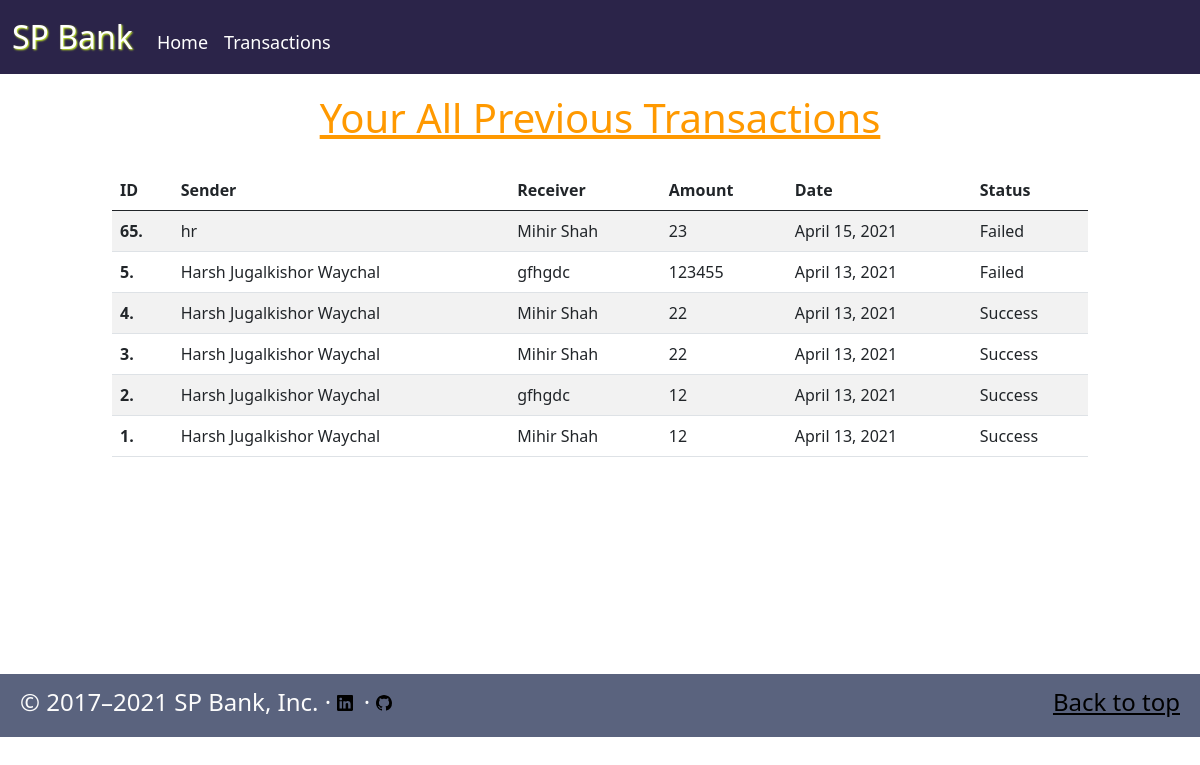
The page /bank/transaction_history/ on the database as committed earlier.
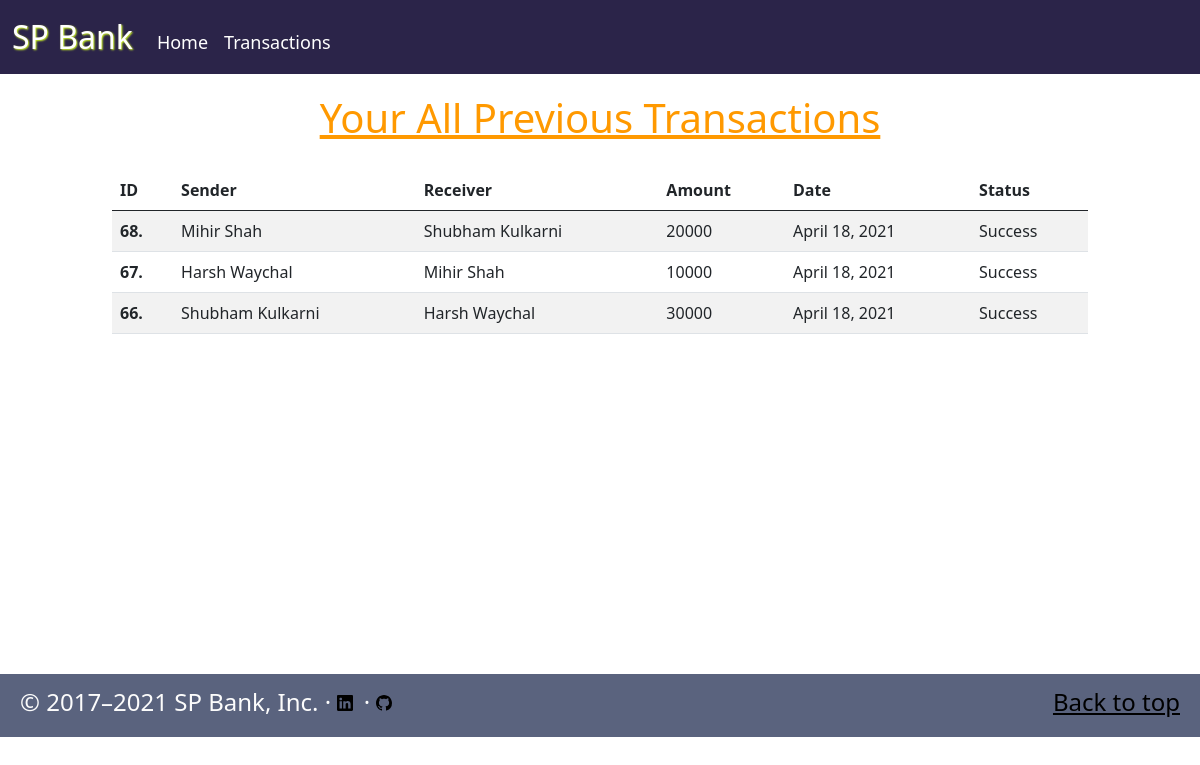
The same page on the database as committed later.
### bank/models.py (models this page shows)
class Transaction(models.Model):
    T_id = models.AutoField(primary_key=True)
    from_account = models.CharField(max_length=50, default=' ')
    to_account = models.CharField(max_length=50, default=' ')
    amount = models.IntegerField(default=0)
    status = models.BooleanField(default=False)
    date = models.DateField(auto_now=True)

### bank/views.py (the view)
# urls.py: path('transaction_history/', views.transaction_history, name="transaction_history"),
def transaction_history(request):
    trans = Transaction.objects.all().order_by('-T_id')
    params = {"trans": trans}
    return render(request, 'bank/transaction_history.html', params)

### bank/templates/bank/transaction_history.html (shortened to what this page needs)
{% extends 'bank/basic.html' %}
{% block css %}
{% load static %}
{% endblock %}
{% block body %}
{% load static %}
  <div class="show">
    <div class="container col-md-10">
      <h1 style="">Your All Previous Transactions</h1>
        <table class="table table-striped table-hover">
          <thead>
              <tr>
                 <th scope="col">ID</th>
                 <th scope="col">Sender</th>
                 <th scope="col">Receiver</th>
                 <th scope="col">Amount</th>
                 <th scope="col">Date</th>
                 <th scope="col">Status</th>
              </tr>
          </thead>
          <tbody>
            {% for i in trans%}
              <tr>
                <th scope="row">{{i.T_id}}.</th>
                <td>{{i.from_account}}</td>
                <td>{{i.to_account}}</td>
                <td>{{i.amount}}</td>
                <td>{{i.date}}</td>
                {% if i.status %}
                <td>Success</td>
                {% else %}
                <td>Failed</td>
                {% endif %}
              </tr>
           {% endfor %}
          </tbody>
        </table>
    </div>
  </div>
{% endblock %}

### bank/templates/bank/basic.html (shortened to what this page needs)
<!doctype html>
<html lang="en">
  <head>
    {% load static %}
    <link href="https://cdn.jsdelivr.net/npm/bootstrap@5.0.0-beta3/dist/css/bootstrap.min.css" rel="stylesheet">
    <link rel="stylesheet" href="">
  </head>
  <body>
  {% load static %}
    <nav class="navbar navbar-expand-md  m-l-1 navbar-dark bg-dark">
      <div class="container-fluid">
        <a class="navbar-brand" style="color: #fff; font-size: xx-large;text-shadow: 1px 1px 2px #d6ff26;" href="#">SP Bank</a>
        <div class="collapse navbar-collapse" id="navbarSupportedContent">
          <ul class="navbar-nav me-auto mb-2 mb-lg-0">
            <li class="nav-item" style="padding-top: 10px;font-size: large;">
              <a class="nav-link active" aria-current="page" href="/bank/">Home</a>
            </li>
            <li class="nav-item" style="padding-top: 10px;font-size: large;">
              <a class="nav-link active" href="/bank/#transaction">Transactions</a>
            </li>
          </ul>
        </div>
      </div>
    </nav>
    {% block body %} {% endblock%}
    <footer class="footer">
      <p class="float-end"><a href="#" class="af">Back to top</a></p>
      <p>&copy; 2017–2021 SP Bank, Inc. &middot;
        <a href="https://www.linkedin.com/in/harsh-waychal-95b886191/" class="af"></a> &middot;
        <a href="#" class="af"> </a>
    </footer>
  </body>
</html>

### bank/templates/bank/basic.html (style rules this page uses)
.bg-dark { background-color: #2b2449!important; }
.footer { color: #fcfcfc; background-color: #5a637e; padding-top:10px; padding-bottom:1px; padding-left:20px; padding-right:20px; font-size: 1.5rem }
.af { color: #000000; text-decoration: underline; font-size: 1.5rem; }

### bank/templates/bank/transaction_history.html (style rules this page uses)
h1 { text-align: center; color: #ff9900; text-decoration: underline; padding-bottom: 20px; padding-top: 20px; }
.container { height: auto; min-height: 75vh; }

Rows that differ between the two databases and show on the page:
removed Transaction: T_id "65", from_account "hr", to_account "Mihir Shah", amount "23", date "April 15, 2021", status "Failed"
removed Transaction: T_id "5", from_account "Harsh Jugalkishor Waychal", to_account "gfhgdc", amount "123455", date "April 13, 2021", status "Failed"
removed Transaction: T_id "4", from_account "Harsh Jugalkishor Waychal", to_account "Mihir Shah", amount "22", date "April 13, 2021", status "Success"
removed Transaction: T_id "3", from_account "Harsh Jugalkishor Waychal", to_account "Mihir Shah", amount "22", date "April 13, 2021", status "Success"
removed Transaction: T_id "2", from_account "Harsh Jugalkishor Waychal", to_account "gfhgdc", amount "12", date "April 13, 2021", status "Success"
removed Transaction: T_id "1", from_account "Harsh Jugalkishor Waychal", to_account "Mihir Shah", amount "12", date "April 13, 2021", status "Success"
added Transaction: T_id "68", from_account "Mihir Shah", to_account "Shubham Kulkarni", amount "20000", date "April 18, 2021", status "Success"
added Transaction: T_id "67", from_account "Harsh Waychal", to_account "Mihir Shah", amount "10000", date "April 18, 2021", status "Success"
added Transaction: T_id "66", from_account "Shubham Kulkarni", to_account "Harsh Waychal", amount "30000", date "April 18, 2021", status "Success"
